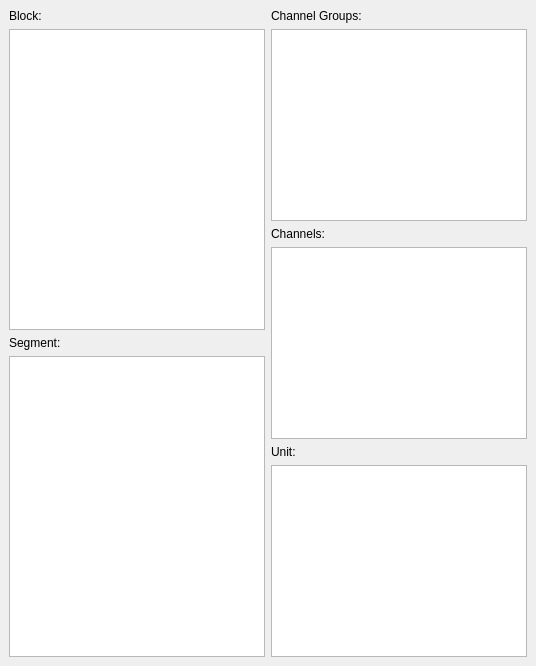
  <widget class="QDockWidget" name="navigationNeoDock">
   <property name="windowTitle">
    <string>Navigation</string>
   </property>
   <attribute name="dockWidgetArea">
    <number>1</number>
   </attribute>
   <widget class="QWidget" name="dockWidgetContents_12">
    <layout class="QHBoxLayout" name="horizontalLayout">
     <item>
      <layout class="QVBoxLayout" name="verticalLayout_31">
       <item>
        <widget class="QLabel" name="label_34">
         <property name="text">
          <string>Block:</string>
         </property>
        </widget>
       </item>
       <item>
        <widget class="QListWidget" name="neoBlockList">
         <property name="selectionMode">
          <enum>QAbstractItemView::ExtendedSelection</enum>
         </property>
        </widget>
       </item>
       <item>
        <widget class="QLabel" name="label_35">
         <property name="text">
          <string>Segment:</string>
         </property>
        </widget>
       </item>
       <item>
        <widget class="QListWidget" name="neoSegmentList">
         <property name="selectionMode">
          <enum>QAbstractItemView::ExtendedSelection</enum>
         </property>
        </widget>
       </item>
      </layout>
     </item>
     <item>
      <layout class="QVBoxLayout" name="verticalLayout_29">
       <item>
        <widget class="QLabel" name="label_36">
         <property name="text">
          <string>Channel Groups:</string>
         </property>
        </widget>
       </item>
       <item>
        <widget class="QListWidget" name="neoChannelGroupList">
         <property name="selectionMode">
          <enum>QAbstractItemView::ExtendedSelection</enum>
         </property>
        </widget>
       </item>
       <item>
        <widget class="QLabel" name="label_37">
         <property name="text">
          <string>Channels:</string>
         </property>
        </widget>
       </item>
       <item>
        <widget class="QListWidget" name="neoChannelList">
         <property name="selectionMode">
          <enum>QAbstractItemView::ExtendedSelection</enum>
         </property>
        </widget>
       </item>
       <item>
        <widget class="QLabel" name="label_38">
         <property name="text">
          <string>Unit:</string>
         </property>
        </widget>
       </item>
       <item>
        <widget class="QListWidget" name="neoUnitList">
         <property name="selectionMode">
          <enum>QAbstractItemView::ExtendedSelection</enum>
         </property>
        </widget>
       </item>
      </layout>
     </item>
    </layout>
   </widget>
  </widget>
